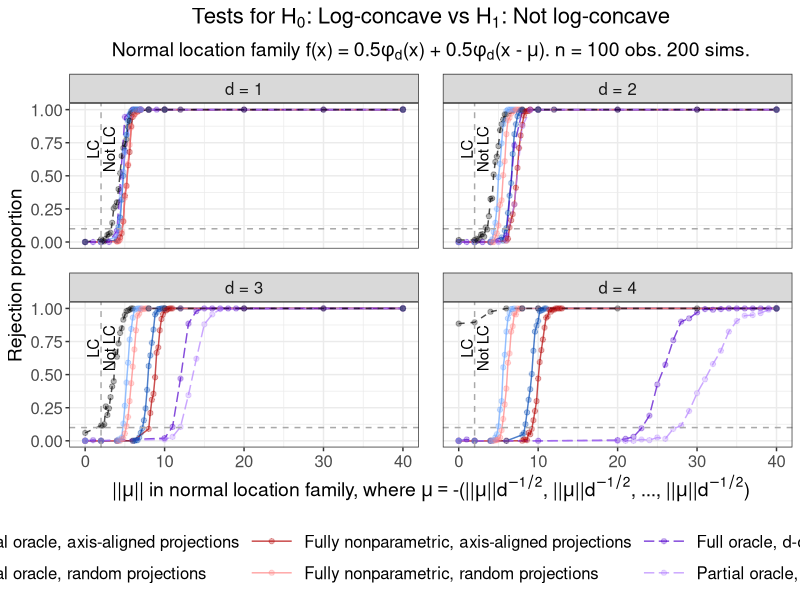
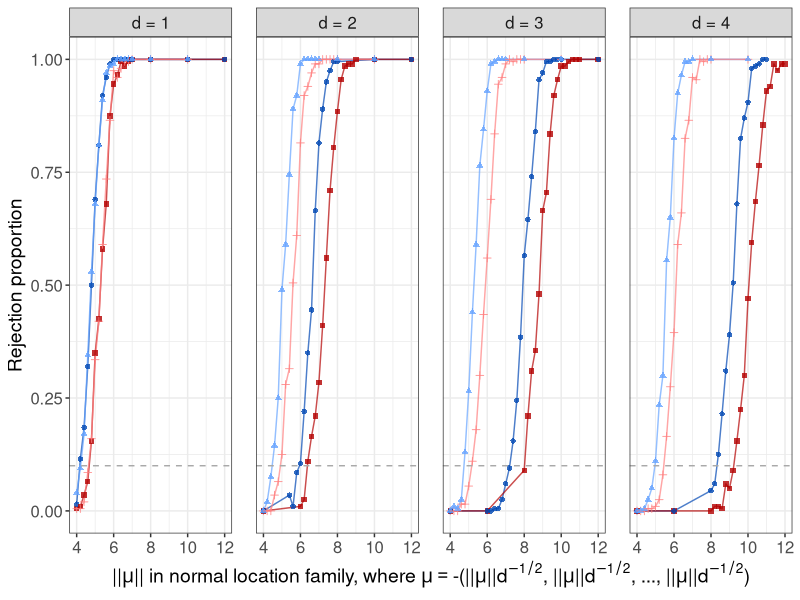

Recreate these plots in R, in order.
# Create Figure 5 in main paper.
# Plot results for tests of
# H_0: log-concave versus H_1: not log-concave.
# Use normal mixture where mean of second component is 
# mu = -(||mu||*d^{-1/2}, ||mu||*d^{-1/2}, ..., ||mu||*d^{-1/2}).

suppressMessages(library(data.table))
suppressMessages(library(tidyverse))

# Create theme
paper_theme <- theme_bw() +
  theme(plot.title = element_text(hjust = 0.5, size = 16),
        plot.subtitle = element_text(hjust = 0.5, size = 14),
        legend.title = element_text(size = 14),
        axis.title = element_text(size = 14),
        legend.text = element_text(size = 12),
        axis.text = element_text(size = 12),
        strip.text = element_text(size = 12),
        panel.spacing = unit(1.2, "lines"))

# Read in data
perm_test <- fread("sim_data/fig05_perm_test.csv") %>% 
  mutate(Method = "Permutation test")

full_oracle_ddim <- fread("sim_data/fig05_full_oracle_ddim.csv") %>% 
  mutate(Method = "Full oracle, d-dim")

partial_oracle_ddim <- fread("sim_data/fig05_partial_oracle_ddim.csv") %>% 
  mutate(Method = "Partial oracle, d-dim")

partial_oracle_axis <- fread("sim_data/fig05_partial_oracle_axis.csv") %>% 
  mutate(Method = "Partial oracle, axis-aligned projections")

fully_NP_axis <- fread("sim_data/fig05_fully_NP_axis.csv") %>% 
  mutate(Method = "Fully nonparametric, axis-aligned projections")

partial_oracle_randproj <- fread("sim_data/fig05_partial_oracle_randproj.csv") %>% 
  mutate(Method = "Partial oracle, random projections")

fully_NP_randproj <- fread("sim_data/fig05_fully_NP_randproj.csv") %>% 
  mutate(Method = "Fully nonparametric, random projections")

# Combine results
results <- rbind(perm_test, full_oracle_ddim, partial_oracle_ddim, 
                 partial_oracle_axis, fully_NP_axis, partial_oracle_randproj, 
                 fully_NP_randproj,
                 fill = TRUE)

# Get rejection proportion at each combination
reject_df <- results %>% 
  group_by(n_obs, d, mu_norm, Method, equal_space_mu) %>% 
  dplyr::summarise(reject_prop = mean(reject),
                   sim_count = n())

# Check parameters
stopifnot(unique(perm_test$B) == 99,
          unique(full_oracle_ddim$B) == 100,
          unique(partial_oracle_ddim$B) == 100,
          unique(partial_oracle_axis$B) == 100,
          unique(fully_NP_axis$B) == 100,
          unique(partial_oracle_randproj$B) == 100,
          unique(fully_NP_randproj$B) == 100,
          unique(partial_oracle_randproj$n_proj == 100),
          unique(fully_NP_randproj$n_proj == 100),
          unique(results$n_obs == 100),
          unique(results$equal_space_mu) == 1,
          unique(reject_df$sim_count) == 200)

######################
##### Plot power #####
######################

# Plot rejection proportions at (||mu||*d^{-1/2}, ..., ||mu||*d^{-1/2})
reject_props_equal_spaced <- reject_df %>% 
  mutate(Method = factor(Method,
                         levels = c("Partial oracle, axis-aligned projections",
                                    "Partial oracle, random projections",
                                    "Fully nonparametric, axis-aligned projections",
                                    "Fully nonparametric, random projections",
                                    "Full oracle, d-dim",
                                    "Partial oracle, d-dim",
                                    "Permutation test"),
                         labels = c("Partial oracle, axis-aligned projections",
                                    "Partial oracle, random projections",
                                    "Fully nonparametric, axis-aligned projections",
                                    "Fully nonparametric, random projections",
                                    "Full oracle, d-dim",
                                    "Partial oracle, d-dim",
                                    "Permutation test")),
         d = factor(d, levels = 1:4, 
                    labels = c("d = 1", "d = 2", "d = 3", "d = 4"))) %>%
  ggplot(aes(x = mu_norm, y = reject_prop)) +
  geom_line(aes(col = Method, lty = Method), alpha = 0.7) +
  geom_point(aes(col = Method), alpha = 0.3) +
  geom_hline(yintercept = 0.10, lty = "dashed", col = "darkgrey") +
  geom_vline(xintercept = 2, lty = "dashed", col = "darkgrey") +
  annotate(geom = "text", x = 1, y = 0.7, label = "LC", angle = 90) +
  annotate(geom = "text", x = 3, y = 0.7, label = "Not LC", angle = 90) +
  facet_wrap(. ~ d) +
  labs(x = expression("||"*mu*"|| in normal location family, where"~
                        mu=="-(||"*mu*"||"*d**{-1/2}*", ||"*mu*"||"*d**{-1/2}*
                        ", ..., ||"*mu*"||"*d**{-1/2}*")"), 
       y = "Rejection proportion",
       col = "Method",
       lty = "Method",
       title = expression("Tests for H"[0]*
                            ": Log-concave vs H"[1]*": Not log-concave"),
       subtitle = expression("Normal location family f(x) = 0.5"*phi[d]*"(x)"~
                               "+ 0.5"*phi[d]*"(x -"~mu*"). n = 100 obs. 200 sims.")) +
  scale_color_manual(values = c("#0047b3", "#66a3ff", "#b30000", "#ff8080", 
                                "#5200cc", "#b380ff", "black")) +
  scale_linetype_manual(values = c("solid", "solid", "solid", "solid",
                                   "longdash", "longdash", "dashed")) +
  paper_theme +
  theme(legend.position = "bottom",
        legend.key.width = unit(2.5, "line")) +
  guides(colour = guide_legend(nrow = 2))

# Plot rejection proportions at (||mu||*d^{-1/2}, ..., ||mu||*d^{-1/2}) 
# for single dim approaches, zooming in further on ||mu|| \in [4, 12]
reject_props_equal_zoom_onerow <- reject_df %>% 
  filter(mu_norm >= 4, mu_norm <= 12,
         Method %in% c("Partial oracle, axis-aligned projections",
                       "Partial oracle, random projections",
                       "Fully nonparametric, axis-aligned projections",
                       "Fully nonparametric, random projections")) %>%
  mutate(Method = factor(Method,
                         levels = c("Partial oracle, axis-aligned projections",
                                    "Partial oracle, random projections",
                                    "Fully nonparametric, axis-aligned projections",
                                    "Fully nonparametric, random projections"),
                         labels = c("Partial oracle, axis-aligned projections",
                                    "Partial oracle, random projections",
                                    "Fully nonparametric, axis-aligned projections",
                                    "Fully nonparametric, random projections")),
         d = factor(d, levels = 1:4, 
                    labels = c("d = 1", "d = 2", "d = 3", "d = 4"))) %>%
  ggplot(aes(x = mu_norm, y = reject_prop)) +
  geom_line(aes(col = Method), alpha = 0.7) +
  geom_point(aes(col = Method, shape = Method), alpha = 0.8) +
  geom_hline(yintercept = 0.10, lty = "dashed", col = "darkgrey") +
  facet_grid(. ~ d) +
  labs(x = expression("||"*mu*"|| in normal location family, where"~
                        mu=="-(||"*mu*"||"*d**{-1/2}*", ||"*mu*"||"*d**{-1/2}*
                        ", ..., ||"*mu*"||"*d**{-1/2}*")"), 
       y = "Rejection proportion",
       col = "Method",
       shape = "Method",
       title = NULL,
       subtitle = NULL) +
  scale_color_manual(values = c("#0047b3", "#66a3ff", "#b30000", "#ff8080")) +
  paper_theme +
  theme(legend.position = "none") +
  guides(colour = guide_legend(nrow = 2))
  
######################
##### Save plots #####
######################

ggsave(plot = reject_props_equal_spaced,
       filename = "sim_plots/figure_05a.pdf",
       width = 13, height = 7)

ggsave(plot = reject_props_equal_zoom_onerow,
       filename = "sim_plots/figure_05b.pdf",
       width = 12, height = 3.3)
